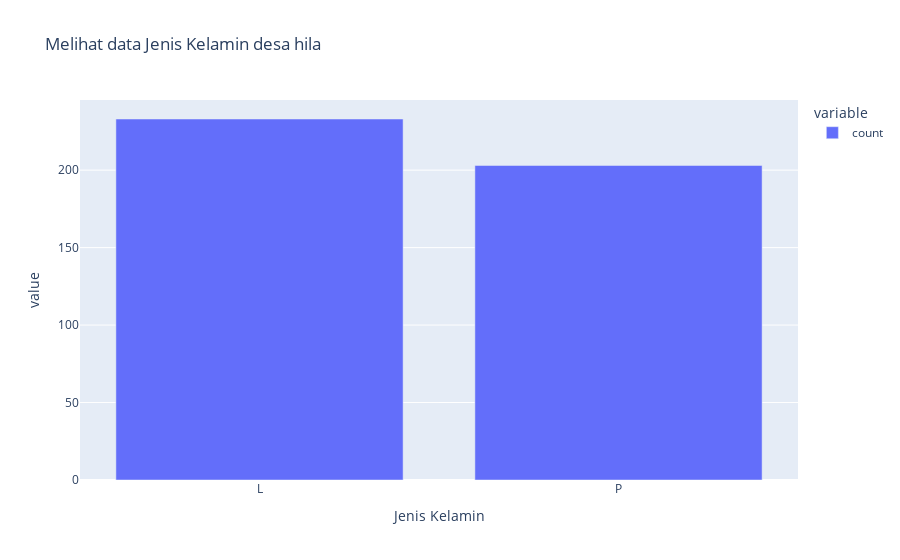

The notebook cell saved with this chart:
### Code cell
fig = px.bar(datagizi_dataset['Jenis Kelamin'].value_counts(),
             title="Melihat data Jenis Kelamin")
fig.show()

### Figure 1 — Plotly figure (JSON) as saved in the notebook; plotly's stock layout.template omitted (floating-point values rounded to 4 significant figures)
{"data": [{"alignmentgroup": "True", "hovertemplate": "variable=count<br>Jenis Kelamin=%{x}<br>value=%{y}<extra></extra>", "legendgroup": "count", "marker": {"color": "#636efa", "pattern": {"shape": ""}}, "name": "count", "offsetgroup": "count", "orientation": "v", "showlegend": true, "textposition": "auto", "type": "bar", "x": ["L", "P"], "xaxis": "x", "y": [233, 203], "yaxis": "y"}], "layout": {"barmode": "relative", "legend": {"title": {"text": "variable"}, "tracegroupgap": 0}, "title": {"text": "Melihat data Jenis Kelamin desa hila"}, "xaxis": {"anchor": "y", "domain": [0, 1], "title": {"text": "Jenis Kelamin"}}, "yaxis": {"anchor": "x", "domain": [0, 1], "title": {"text": "value"}}}}
